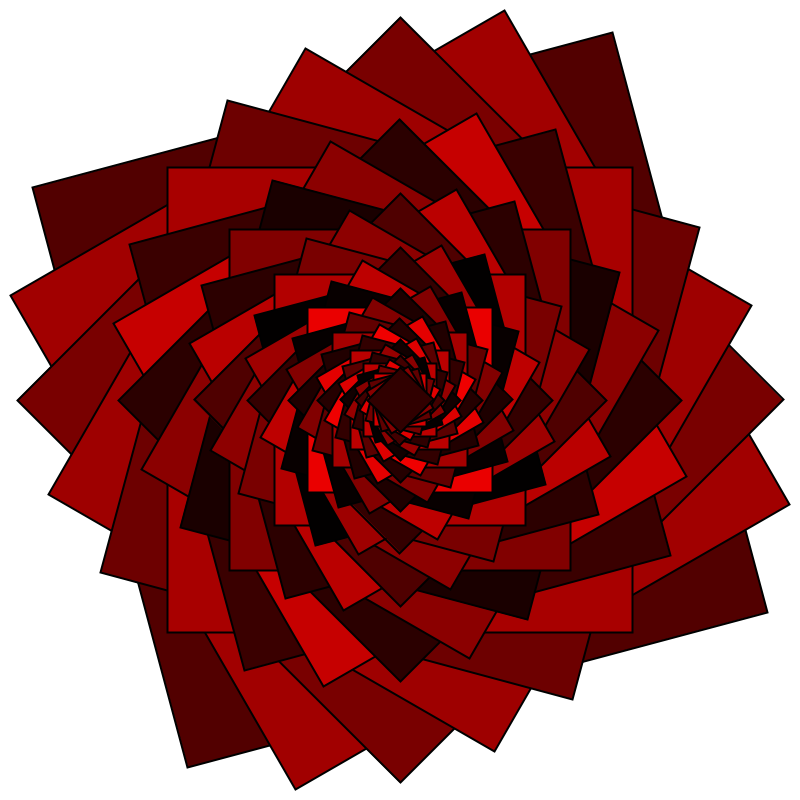
Frame 1 (no input)
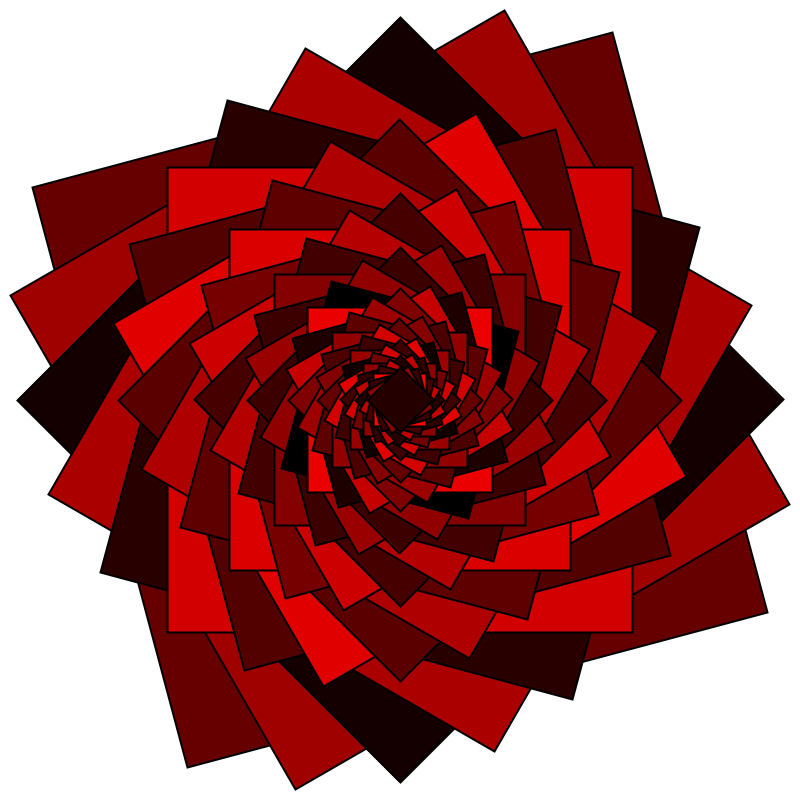
Frame 60 (the mouse pressed at the canvas centre just before this capture)
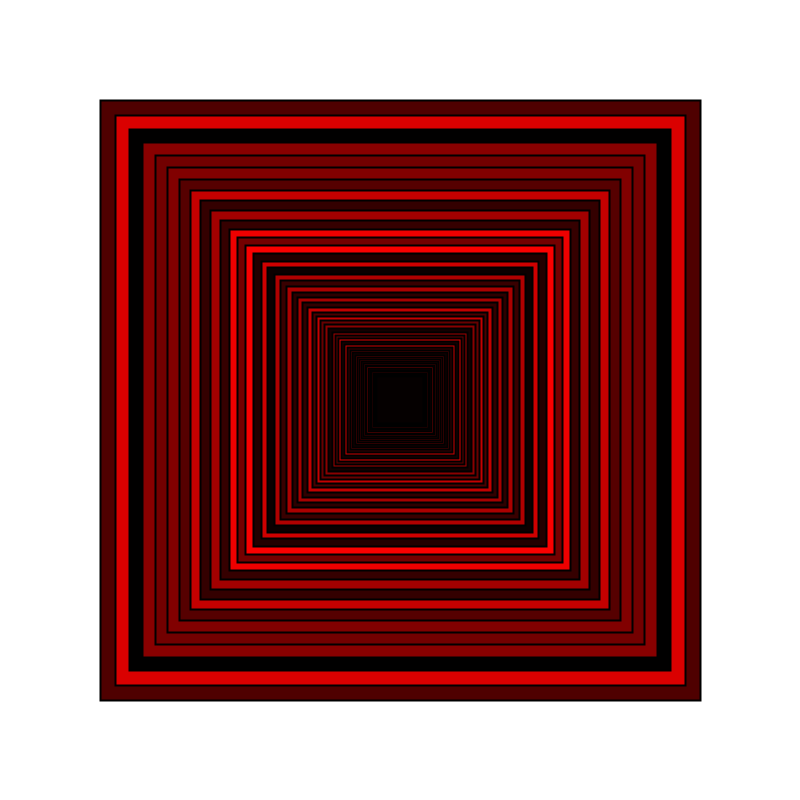
Frame 120 (the mouse held since frame 60 and released just before this capture)

The Processing sketch that drew these frames (run headless with seeded random() and noise(); from frame 60 on, the mouse is pressed at the canvas centre):

// Processing sketch: larosa_ex63
// ── larosa_ex63.pde
void setup() {
  size(800, 800);
}

void draw() {
  background(255);
  translate(width / 2, height / 2);
  drawFractal(min(width, height) * 0.75, false, 50);
}

void drawFractal(float len, boolean flipColor, int depth) {
  rectMode(CENTER);
  rotate(map(mouseX, 0, width, -PI / 12, PI / 12));
  fill(flipColor ? random(128, 256) : random(0, 128), 0, 0);
  strokeWeight(2);
  square(0, 0, len);

  if (depth > 0) {
    drawFractal(len * 0.95, !flipColor, depth - 1);
  }
}
